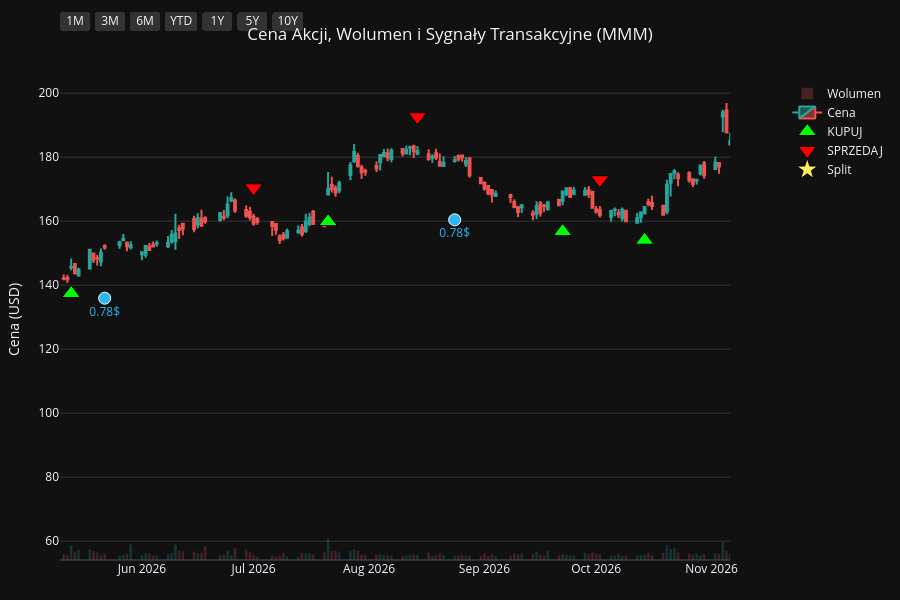
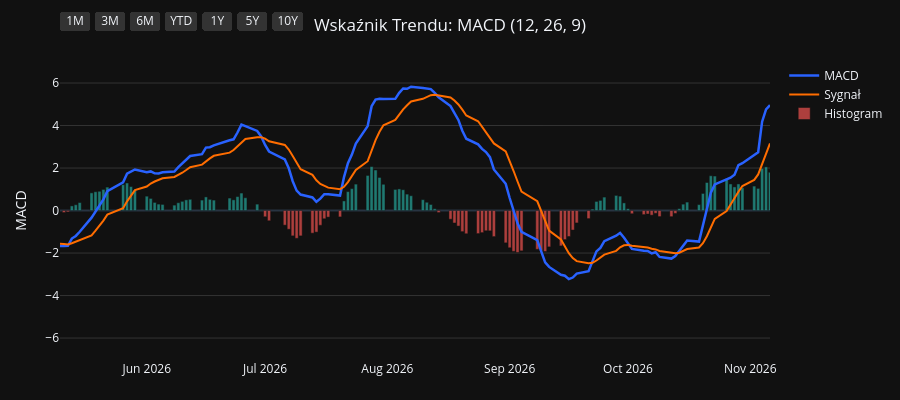
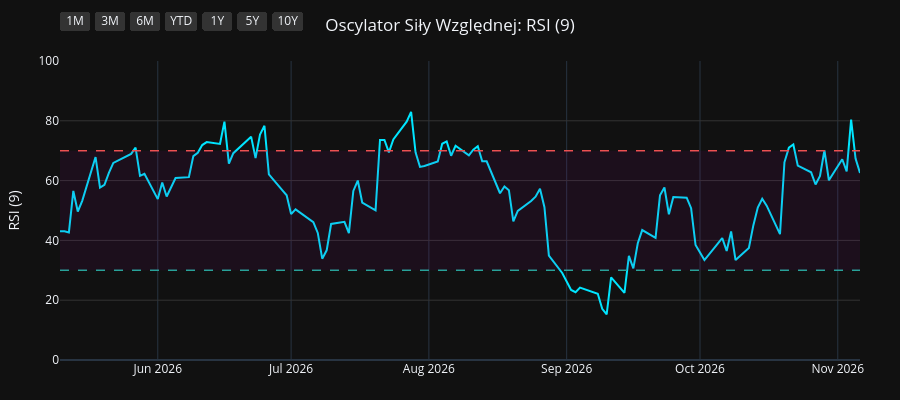
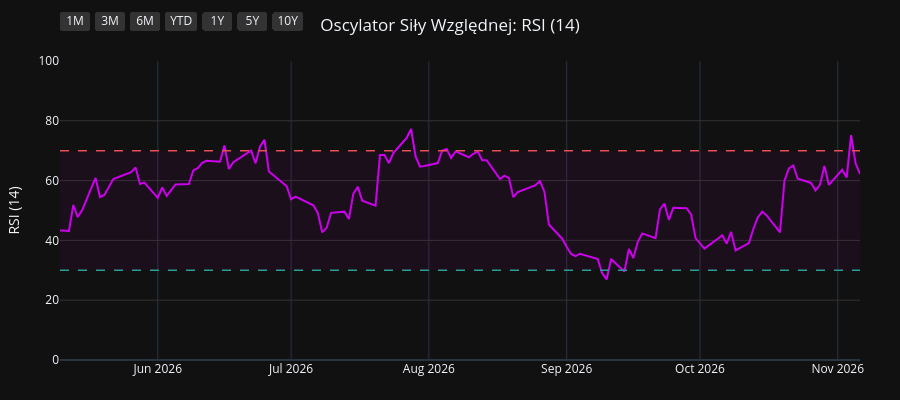

The code cell stored with these charts, in order, in its notebook:
### Code cell
import os
import yfinance as yf
import pandas as pd
import pandas_ta as ta
import plotly.graph_objects as go
from plotly.subplots import make_subplots

# 1. Pobranie i przygotowanie danych
symbol = os.environ.get("STOCK_TICKER", "").strip().upper()
if not symbol:
    raise RuntimeError("Set STOCK_TICKER before running price_extractor.ipynb")
df = yf.Ticker(symbol).history(period="10y")
df.index = df.index.tz_localize(None)

# Wskaźniki i sygnały
df.ta.macd(fast=12, slow=26, signal=9, append=True)
df.ta.rsi(length=9, append=True)
df.ta.rsi(length=14, append=True)
df.ta.rsi(length=21, append=True)
df.dropna(inplace=True)

macd = df['MACD_12_26_9']
signal = df['MACDs_12_26_9']
wczorajszy_macd = macd.shift(1)
wczorajszy_signal = signal.shift(1)

df['Decyzja'] = 'BRAK'
df.loc[(macd > signal) & (wczorajszy_macd <= wczorajszy_signal), 'Decyzja'] = 'KUPUJ'
df.loc[(macd < signal) & (wczorajszy_macd >= wczorajszy_signal), 'Decyzja'] = 'SPRZEDAJ'

df_kupuj = df[df['Decyzja'] == 'KUPUJ']
df_sprzedaj = df[df['Decyzja'] == 'SPRZEDAJ']
df_dywidendy = df[df['Dividends'] > 0]
df_splity = df[df['Stock Splits'] > 0]

# Wspólna konfiguracja osi X
konfiguracja_osi_x = dict(
    type="date",
    showspikes=True, spikemode="across", spikesnap="cursor", spikedash="dot", spikecolor="#ffffff", spikethickness=1, hoverformat="%Y-%m-%d",
    rangeselector=dict(
        buttons=list([
            dict(count=1, label="1M", step="month", stepmode="backward"),
            dict(count=3, label="3M", step="month", stepmode="backward"),
            dict(count=6, label="6M", step="month", stepmode="backward"),
            dict(count=1, label="YTD", step="year", stepmode="todate"),
            dict(count=1, label="1Y", step="year", stepmode="backward"),
            dict(count=5, label="5Y", step="year", stepmode="backward"),
            dict(step="all", label="10Y")
        ]),
        bgcolor="#333333", activecolor="#2962ff", x=0, y=1.1
    )
)

# ==========================================
# WYKRES 1: CENA + WOLUMEN + SYGNAŁY
# ==========================================
fig1 = make_subplots(specs=[[{"secondary_y": True}]])

kolory_wolumenu = ['#26a69a' if row['Close'] >= row['Open'] else '#ef5350' for index, row in df.iterrows()]
fig1.add_trace(go.Bar(x=df.index, y=df['Volume'], marker_color=kolory_wolumenu, opacity=0.25, name='Wolumen'), secondary_y=True)
fig1.add_trace(go.Candlestick(x=df.index, open=df['Open'], high=df['High'], low=df['Low'], close=df['Close'], name='Cena', increasing_line_color='#26a69a', decreasing_line_color='#ef5350'), secondary_y=False)
fig1.add_trace(go.Scatter(x=df_kupuj.index, y=df_kupuj['Low'] * 0.95, customdata=df_kupuj[['Low', 'High']], mode='markers', marker=dict(symbol='triangle-up', size=16, color='#00ff00', line=dict(width=1, color='black')), name='KUPUJ', hovertemplate='KUPUJ<br>Najniższa: %{customdata[0]:.2f}<br>Najwyższa: %{customdata[1]:.2f}<extra></extra>'), secondary_y=False)
fig1.add_trace(go.Scatter(x=df_sprzedaj.index, y=df_sprzedaj['High'] * 1.05, customdata=df_sprzedaj[['Low', 'High']], mode='markers', marker=dict(symbol='triangle-down', size=16, color='#ff0000', line=dict(width=1, color='black')), name='SPRZEDAJ', hovertemplate='SPRZEDAJ<br>Najniższa: %{customdata[0]:.2f}<br>Najwyższa: %{customdata[1]:.2f}<extra></extra>'), secondary_y=False)

if not df_dywidendy.empty:
    fig1.add_trace(go.Scatter(x=df_dywidendy.index, y=df_dywidendy['Low'] * 0.90, mode='markers+text', marker=dict(symbol='circle', size=12, color='#29b6f6', line=dict(width=1, color='white')), text=df_dywidendy['Dividends'].apply(lambda x: f"{x}$"), textposition="bottom center", name='Dywidenda', showlegend=False, hovertemplate='Dywidenda: %{text}<extra></extra>', textfont=dict(color="#29b6f6")), secondary_y=False)
if not df_splity.empty:
                    fig1.add_trace(go.Scatter(x=df_splity.index, y=df_splity['High'], mode='markers+text', marker=dict(symbol='star', size=16, color='#ffee58', line=dict(width=1, color='black')), text=df_splity['Stock Splits'].apply(lambda x: f"{x:g}:1" if x >= 1 else f"1:{1 / x:g}"), textposition="top center", name='Split', hovertemplate='%{text}<extra></extra>', textfont=dict(color="#ffee58")), secondary_y=False)

fig1.update_layout(title=dict(text=f"Cena Akcji, Wolumen i Sygnały Transakcyjne ({symbol})", x=0.5, xanchor='center'), dragmode='pan', xaxis_rangeslider_visible=False, template='plotly_dark', height=600, hovermode='x unified', margin=dict(l=60, r=40, t=60, b=40))
fig1.update_xaxes(**konfiguracja_osi_x)
fig1.update_xaxes(range=[df.index.max() - pd.Timedelta(days=180), df.index.max()])
fig1.update_yaxes(title_text="Cena (USD)", secondary_y=False, gridcolor='#333333')
fig1.update_yaxes(range=[0, df['Volume'].max() * 4], showgrid=False, showticklabels=False, secondary_y=True)
fig1.show(config={'scrollZoom': True})

# ==========================================
# WYKRES 2: WSKAŹNIK MACD
# ==========================================
fig2 = go.Figure()
fig2.add_trace(go.Scatter(x=df.index, y=df['MACD_12_26_9'], line=dict(color='#2962ff', width=2.5), name='MACD'))
fig2.add_trace(go.Scatter(x=df.index, y=df['MACDs_12_26_9'], line=dict(color='#ff6d00', width=2), name='Sygnał'))
kolory_macd = ['#26a69a' if val >= 0 else '#ef5350' for val in df['MACDh_12_26_9']]
fig2.add_trace(go.Bar(x=df.index, y=df['MACDh_12_26_9'], marker_color=kolory_macd, name='Histogram', opacity=0.7))
fig2.update_layout(title=dict(text="Wskaźnik Trendu: MACD (12, 26, 9)", x=0.5, xanchor='center'), dragmode='pan', xaxis_rangeslider_visible=False, template='plotly_dark', height=400, hovermode='x unified', margin=dict(l=60, r=40, t=60, b=40))
fig2.update_xaxes(**konfiguracja_osi_x)
fig2.update_xaxes(range=[df.index.max() - pd.Timedelta(days=180), df.index.max()])
fig2.update_yaxes(title_text="MACD", gridcolor='#333333')
fig2.show(config={'scrollZoom': True})

# ==========================================
# WYKRES 3: OSCYLATOR RSI (9)
# ==========================================
fig3 = go.Figure()
fig3.add_trace(go.Scatter(x=df.index, y=df['RSI_9'], line=dict(color='#00e5ff', width=2), name='RSI (9)'))
fig3.add_hline(y=70, line_dash="dash", line_color="#ef5350", line_width=1.5)
fig3.add_hline(y=30, line_dash="dash", line_color="#26a69a", line_width=1.5)
fig3.add_hrect(y0=30, y1=70, line_width=0, fillcolor="purple", opacity=0.1)
fig3.update_layout(title=dict(text="Oscylator Siły Względnej: RSI (9)", x=0.5, xanchor='center'), dragmode='pan', xaxis_rangeslider_visible=False, template='plotly_dark', height=400, hovermode='x unified', margin=dict(l=60, r=40, t=60, b=40))
fig3.update_xaxes(**konfiguracja_osi_x)
fig3.update_xaxes(range=[df.index.max() - pd.Timedelta(days=180), df.index.max()])
fig3.update_yaxes(title_text="RSI (9)", range=[0, 100], gridcolor='#333333')
fig3.show(config={'scrollZoom': True})

# ==========================================
# WYKRES 4: OSCYLATOR RSI (14)
# ==========================================
fig4 = go.Figure()
fig4.add_trace(go.Scatter(x=df.index, y=df['RSI_14'], line=dict(color='#d500f9', width=2), name='RSI (14)'))
fig4.add_hline(y=70, line_dash="dash", line_color="#ef5350", line_width=1.5)
fig4.add_hline(y=30, line_dash="dash", line_color="#26a69a", line_width=1.5)
fig4.add_hrect(y0=30, y1=70, line_width=0, fillcolor="purple", opacity=0.1)
fig4.update_layout(title=dict(text="Oscylator Siły Względnej: RSI (14)", x=0.5, xanchor='center'), dragmode='pan', xaxis_rangeslider_visible=False, template='plotly_dark', height=400, hovermode='x unified', margin=dict(l=60, r=40, t=60, b=40))
fig4.update_xaxes(**konfiguracja_osi_x)
fig4.update_xaxes(range=[df.index.max() - pd.Timedelta(days=180), df.index.max()])
fig4.update_yaxes(title_text="RSI (14)", range=[0, 100], gridcolor='#333333')
fig4.show(config={'scrollZoom': True})

# ==========================================
# WYKRES 5: OSCYLATOR RSI (21)
# ==========================================
fig5 = go.Figure()
fig5.add_trace(go.Scatter(x=df.index, y=df['RSI_21'], line=dict(color='#64dd17', width=2), name='RSI (21)'))
fig5.add_hline(y=70, line_dash="dash", line_color="#ef5350", line_width=1.5)
fig5.add_hline(y=30, line_dash="dash", line_color="#26a69a", line_width=1.5)
fig5.add_hrect(y0=30, y1=70, line_width=0, fillcolor="purple", opacity=0.1)
fig5.update_layout(title=dict(text="Oscylator Siły Względnej: RSI (21)", x=0.5, xanchor='center'), dragmode='pan', xaxis_rangeslider_visible=False, template='plotly_dark', height=400, hovermode='x unified', margin=dict(l=60, r=40, t=60, b=40))
fig5.update_xaxes(**konfiguracja_osi_x)
fig5.update_xaxes(range=[df.index.max() - pd.Timedelta(days=180), df.index.max()])
fig5.update_yaxes(title_text="RSI (21)", range=[0, 100], gridcolor='#333333')
fig5.show(config={'scrollZoom': True})

### Figure 1 — Plotly figure (JSON) as saved in the notebook; plotly's stock layout.template omitted (floating-point values rounded to 4 significant figures; data arrays with more than 128 entries replaced by an {"elided": "..."} marker saying what was removed)
{"data": [{"marker": {"color": {"elided": "2481 str values"}}, "name": "Wolumen", "opacity": 0.25, "type": "bar", "x": {"elided": "2481 str values"}, "xaxis": "x", "y": {"elided": "2481 int values"}, "yaxis": "y2"}, {"close": {"elided": "2481 float values"}, "decreasing": {"line": {"color": "#ef5350"}}, "high": {"elided": "2481 float values"}, "increasing": {"line": {"color": "#26a69a"}}, "low": {"elided": "2481 float values"}, "name": "Cena", "open": {"elided": "2481 float values"}, "type": "candlestick", "x": {"elided": "2481 str values"}, "xaxis": "x", "yaxis": "y"}, {"customdata": {"elided": "93x2 float values"}, "hovertemplate": "KUPUJ<br>Najniższa: %{customdata[0]:.2f}<br>Najwyższa: %{customdata[1]:.2f}<extra></extra>", "marker": {"color": "#00ff00", "line": {"color": "black", "width": 1}, "size": 16, "symbol": "triangle-up"}, "mode": "markers", "name": "KUPUJ", "type": "scatter", "x": ["2017-02-09T00:00:00", "2017-04-24T00:00:00", "2017-05-25T00:00:00", "2017-08-07T00:00:00", "2017-08-31T00:00:00", "2017-09-07T00:00:00", "2017-10-03T00:00:00", "2017-11-28T00:00:00", "2018-01-08T00:00:00", "2018-02-22T00:00:00", "2018-03-07T00:00:00", "2018-04-12T00:00:00", "2018-05-08T00:00:00", "2018-07-09T00:00:00", "2018-08-24T00:00:00", "2018-09-20T00:00:00", "2018-10-03T00:00:00", "2018-11-05T00:00:00", "2019-01-07T00:00:00", "2019-03-21T00:00:00", "2019-04-01T00:00:00", "2019-05-24T00:00:00", "2019-07-15T00:00:00", "2019-08-29T00:00:00", "2019-10-15T00:00:00", "2019-12-16T00:00:00", "2020-02-18T00:00:00", "2020-03-05T00:00:00", "2020-03-27T00:00:00", "2020-05-20T00:00:00", "2020-07-15T00:00:00", "2020-08-10T00:00:00", "2020-09-16T00:00:00", "2020-10-07T00:00:00", "2020-11-10T00:00:00", "2020-12-17T00:00:00", "2021-01-25T00:00:00", "2021-02-18T00:00:00", "2021-03-08T00:00:00", "2021-04-09T00:00:00", "2021-04-23T00:00:00", "2021-05-10T00:00:00", "2021-05-17T00:00:00", "2021-07-01T00:00:00", "2021-08-11T00:00:00", "2021-09-29T00:00:00", "2021-10-06T00:00:00", "2021-12-09T00:00:00", "2021-12-27T00:00:00", "2022-03-03T00:00:00", "2022-04-19T00:00:00", "2022-05-04T00:00:00", "2022-05-27T00:00:00", "2022-07-06T00:00:00", "2022-09-28T00:00:00", "2023-01-04T00:00:00", "2023-02-07T00:00:00", "2023-02-15T00:00:00", "2023-03-02T00:00:00", "2023-03-21T00:00:00", "2023-03-28T00:00:00", "2023-05-22T00:00:00", "2023-06-02T00:00:00", "2023-07-12T00:00:00", "2023-08-29T00:00:00", "2023-10-16T00:00:00", "2023-12-27T00:00:00", "2024-02-15T00:00:00", "2024-05-01T00:00:00", "2024-06-24T00:00:00", "2024-06-27T00:00:00", "2024-07-12T00:00:00", "2024-07-26T00:00:00", "2024-09-26T00:00:00", "2024-11-07T00:00:00", "2024-11-26T00:00:00", "2024-12-26T00:00:00", "2025-03-17T00:00:00", "2025-04-23T00:00:00", "2025-06-24T00:00:00", "2025-08-08T00:00:00", "2025-09-12T00:00:00", "2025-10-02T00:00:00", "2025-10-21T00:00:00", "2025-11-11T00:00:00", "2025-11-25T00:00:00", "2026-01-06T00:00:00", "2026-02-05T00:00:00", "2026-04-01T00:00:00", "2026-05-13T00:00:00", "2026-07-21T00:00:00", "2026-09-22T00:00:00", "2026-10-14T00:00:00"], "xaxis": "x", "y": [102.3, 112.3, 115.8, 121.0, 119.6, 118.7, 124.5, 138.1, 141.6, 138.3, 137.3, 128.0, 118.8, 118.7, 122.5, 128.7, 129.7, 116.0, 114.6, 126.0, 128.0, 102.0, 105.6, 99.04, 99.23, 105.6, 100.2, 94.78, 82.97, 94.32, 101.9, 101.5, 108.2, 106.2, 105.8, 114.3, 109.6, 115.7, 118.8, 128.8, 132.0, 134.0, 133.8, 130.8, 131.9, 119.5, 117.0, 118.1, 117.6, 100.1, 99.66, 100.4, 101.4, 87.72, 78.3, 85.98, 80.41, 79.31, 76.47, 73.38, 71.92, 70.86, 69.22, 73.17, 76.72, 64.77, 80.01, 68.82, 87.88, 92.49, 92.46, 94.32, 102.5, 125.8, 121.2, 119.2, 118.8, 138.6, 124.9, 137.4, 140.6, 147.2, 146.0, 142.5, 154.8, 159.5, 151.6, 151.0, 136.6, 137.4, 159.9, 156.8, 154.0], "yaxis": "y"}, {"customdata": {"elided": "92x2 float values"}, "hovertemplate": "SPRZEDAJ<br>Najniższa: %{customdata[0]:.2f}<br>Najwyższa: %{customdata[1]:.2f}<extra></extra>", "marker": {"color": "#ff0000", "line": {"color": "black", "width": 1}, "size": 16, "symbol": "triangle-down"}, "mode": "markers", "name": "SPRZEDAJ", "type": "scatter", "x": ["2017-03-15T00:00:00", "2017-05-12T00:00:00", "2017-06-26T00:00:00", "2017-08-21T00:00:00", "2017-09-05T00:00:00", "2017-09-27T00:00:00", "2017-11-06T00:00:00", "2017-12-11T00:00:00", "2018-02-02T00:00:00", "2018-03-02T00:00:00", "2018-03-19T00:00:00", "2018-04-24T00:00:00", "2018-06-20T00:00:00", "2018-08-09T00:00:00", "2018-09-12T00:00:00", "2018-09-25T00:00:00", "2018-10-05T00:00:00", "2018-12-07T00:00:00", "2019-03-01T00:00:00", "2019-03-22T00:00:00", "2019-04-25T00:00:00", "2019-07-09T00:00:00", "2019-08-01T00:00:00", "2019-09-25T00:00:00", "2019-11-13T00:00:00", "2020-01-16T00:00:00", "2020-02-24T00:00:00", "2020-03-12T00:00:00", "2020-05-06T00:00:00", "2020-06-12T00:00:00", "2020-07-29T00:00:00", "2020-09-08T00:00:00", "2020-09-21T00:00:00", "2020-10-26T00:00:00", "2020-12-02T00:00:00", "2020-12-22T00:00:00", "2021-02-17T00:00:00", "2021-02-19T00:00:00", "2021-04-07T00:00:00", "2021-04-13T00:00:00", "2021-04-26T00:00:00", "2021-05-12T00:00:00", "2021-05-18T00:00:00", "2021-07-28T00:00:00", "2021-08-18T00:00:00", "2021-09-30T00:00:00", "2021-11-22T00:00:00", "2021-12-21T00:00:00", "2022-01-20T00:00:00", "2022-04-18T00:00:00", "2022-04-26T00:00:00", "2022-05-20T00:00:00", "2022-06-06T00:00:00", "2022-08-18T00:00:00", "2022-11-23T00:00:00", "2023-01-19T00:00:00", "2023-02-08T00:00:00", "2023-02-21T00:00:00", "2023-03-09T00:00:00", "2023-03-22T00:00:00", "2023-05-03T00:00:00", "2023-05-25T00:00:00", "2023-06-27T00:00:00", "2023-08-04T00:00:00", "2023-09-14T00:00:00", "2023-12-20T00:00:00", "2024-01-03T00:00:00", "2024-04-11T00:00:00", "2024-05-23T00:00:00", "2024-06-26T00:00:00", "2024-06-28T00:00:00", "2024-07-25T00:00:00", "2024-08-13T00:00:00", "2024-09-30T00:00:00", "2024-11-20T00:00:00", "2024-12-11T00:00:00", "2025-02-07T00:00:00", "2025-03-27T00:00:00", "2025-05-30T00:00:00", "2025-07-21T00:00:00", "2025-09-02T00:00:00", "2025-09-17T00:00:00", "2025-10-09T00:00:00", "2025-11-04T00:00:00", "2025-11-17T00:00:00", "2025-12-04T00:00:00", "2026-01-20T00:00:00", "2026-02-24T00:00:00", "2026-04-24T00:00:00", "2026-07-01T00:00:00", "2026-08-14T00:00:00", "2026-10-02T00:00:00"], "xaxis": "x", "y": [123.4, 126.8, 138.2, 132.6, 131.8, 137.6, 151.4, 157.1, 162.7, 152.2, 155.5, 135.9, 132.5, 137.8, 143.2, 142.8, 143.4, 137.2, 141.8, 141.0, 134.5, 114.2, 121.2, 113.5, 118.0, 125.8, 108.4, 99.26, 103.8, 111.4, 111.4, 118.2, 119.0, 120.0, 124.3, 126.7, 128.7, 131.2, 141.8, 143.3, 147.4, 147.9, 149.0, 146.5, 145.4, 134.2, 135.4, 129.3, 133.1, 111.3, 110.2, 112.1, 111.6, 111.7, 99.99, 94.7, 90.36, 88.19, 85.18, 82.03, 82.07, 77.44, 79.83, 86.01, 83.74, 87.27, 89.89, 93.42, 101.1, 102.4, 104.5, 105.4, 126.1, 139.4, 130.3, 132.8, 155.4, 155.9, 153.4, 157.7, 159.3, 163.4, 161.4, 167.3, 173.8, 178.1, 169.5, 175.0, 152.1, 170.4, 192.6, 172.9], "yaxis": "y"}, {"hovertemplate": "Dywidenda: %{text}<extra></extra>", "marker": {"color": "#29b6f6", "line": {"color": "white", "width": 1}, "size": 12, "symbol": "circle"}, "mode": "markers+text", "name": "Dywidenda", "showlegend": false, "text": ["0.982441$", "0.982441$", "0.982441$", "0.982441$", "1.137124$", "1.137124$", "1.137124$", "1.137124$", "1.204013$", "1.204013$", "1.204013$", "1.204013$", "1.229097$", "1.229097$", "1.229097$", "1.229097$", "1.237458$", "1.237458$", "1.237458$", "1.237458$", "1.245819$", "1.245819$", "1.245819$", "1.245819$", "1.254181$", "1.254181$", "1.254181$", "1.254181$", "1.262542$", "0.7$", "0.7$", "0.7$", "0.73$", "0.73$", "0.73$", "0.73$", "0.78$", "0.78$", "0.78$"], "textfont": {"color": "#29b6f6"}, "textposition": "bottom center", "type": "scatter", "x": ["2017-02-15T00:00:00", "2017-05-17T00:00:00", "2017-08-23T00:00:00", "2017-11-22T00:00:00", "2018-02-15T00:00:00", "2018-05-17T00:00:00", "2018-08-23T00:00:00", "2018-11-21T00:00:00", "2019-02-14T00:00:00", "2019-05-23T00:00:00", "2019-08-15T00:00:00", "2019-11-21T00:00:00", "2020-02-13T00:00:00", "2020-05-21T00:00:00", "2020-08-21T00:00:00", "2020-11-19T00:00:00", "2021-02-11T00:00:00", "2021-05-20T00:00:00", "2021-08-20T00:00:00", "2021-11-18T00:00:00", "2022-02-17T00:00:00", "2022-05-19T00:00:00", "2022-08-19T00:00:00", "2022-11-17T00:00:00", "2023-02-16T00:00:00", "2023-05-18T00:00:00", "2023-08-18T00:00:00", "2023-11-16T00:00:00", "2024-02-15T00:00:00", "2024-05-23T00:00:00", "2024-08-26T00:00:00", "2024-11-15T00:00:00", "2025-02-14T00:00:00", "2025-05-23T00:00:00", "2025-08-25T00:00:00", "2025-11-14T00:00:00", "2026-02-13T00:00:00", "2026-05-22T00:00:00", "2026-08-24T00:00:00"], "xaxis": "x", "y": [99.34, 108.0, 112.9, 129.8, 130.2, 112.8, 115.2, 114.4, 118.3, 96.21, 91.81, 97.89, 95.47, 88.13, 98.35, 104.5, 109.4, 125.7, 122.1, 113.8, 95.46, 93.59, 93.96, 82.75, 74.49, 66.95, 69.01, 66.81, 65.2, 85.24, 112.3, 113.0, 129.3, 129.3, 137.7, 148.2, 152.1, 135.9, 160.4], "yaxis": "y"}, {"hovertemplate": "%{text}<extra></extra>", "marker": {"color": "#ffee58", "line": {"color": "black", "width": 1}, "size": 16, "symbol": "star"}, "mode": "markers+text", "name": "Split", "text": ["1.196:1"], "textfont": {"color": "#ffee58"}, "textposition": "top center", "type": "scatter", "x": ["2024-04-01T00:00:00"], "xaxis": "x", "y": [89.71], "yaxis": "y"}], "layout": {"dragmode": "pan", "height": 600, "hovermode": "x unified", "margin": {"b": 40, "l": 60, "r": 40, "t": 60}, "title": {"text": "Cena Akcji, Wolumen i Sygnały Transakcyjne (MMM)", "x": 0.5, "xanchor": "center"}, "xaxis": {"anchor": "y", "domain": [0.0, 0.94], "hoverformat": "%Y-%m-%d", "range": ["2026-05-10T00:00:00", "2026-11-06T00:00:00"], "rangeselector": {"activecolor": "#2962ff", "bgcolor": "#333333", "buttons": [{"count": 1, "label": "1M", "step": "month", "stepmode": "backward"}, {"count": 3, "label": "3M", "step": "month", "stepmode": "backward"}, {"count": 6, "label": "6M", "step": "month", "stepmode": "backward"}, {"count": 1, "label": "YTD", "step": "year", "stepmode": "todate"}, {"count": 1, "label": "1Y", "step": "year", "stepmode": "backward"}, {"count": 5, "label": "5Y", "step": "year", "stepmode": "backward"}, {"label": "10Y", "step": "all"}], "x": 0, "y": 1.1}, "rangeslider": {"visible": false}, "showspikes": true, "spikecolor": "#ffffff", "spikedash": "dot", "spikemode": "across", "spikesnap": "cursor", "spikethickness": 1, "type": "date"}, "yaxis": {"anchor": "x", "domain": [0.0, 1.0], "gridcolor": "#333333", "title": {"text": "Cena (USD)"}}, "yaxis2": {"anchor": "x", "overlaying": "y", "range": [0, 241747000], "showgrid": false, "showticklabels": false, "side": "right"}}}

### Figure 2 — Plotly figure (JSON) as saved in the notebook; plotly's stock layout.template omitted (floating-point values rounded to 4 significant figures; data arrays with more than 128 entries replaced by an {"elided": "..."} marker saying what was removed)
{"data": [{"line": {"color": "#2962ff", "width": 2.5}, "name": "MACD", "type": "scatter", "x": {"elided": "2481 str values"}, "y": {"elided": "2481 float values"}}, {"line": {"color": "#ff6d00", "width": 2}, "name": "Sygnał", "type": "scatter", "x": {"elided": "2481 str values"}, "y": {"elided": "2481 float values"}}, {"marker": {"color": {"elided": "2481 str values"}}, "name": "Histogram", "opacity": 0.7, "type": "bar", "x": {"elided": "2481 str values"}, "y": {"elided": "2481 float values"}}], "layout": {"dragmode": "pan", "height": 400, "hovermode": "x unified", "margin": {"b": 40, "l": 60, "r": 40, "t": 60}, "title": {"text": "Wskaźnik Trendu: MACD (12, 26, 9)", "x": 0.5, "xanchor": "center"}, "xaxis": {"hoverformat": "%Y-%m-%d", "range": ["2026-05-10T00:00:00", "2026-11-06T00:00:00"], "rangeselector": {"activecolor": "#2962ff", "bgcolor": "#333333", "buttons": [{"count": 1, "label": "1M", "step": "month", "stepmode": "backward"}, {"count": 3, "label": "3M", "step": "month", "stepmode": "backward"}, {"count": 6, "label": "6M", "step": "month", "stepmode": "backward"}, {"count": 1, "label": "YTD", "step": "year", "stepmode": "todate"}, {"count": 1, "label": "1Y", "step": "year", "stepmode": "backward"}, {"count": 5, "label": "5Y", "step": "year", "stepmode": "backward"}, {"label": "10Y", "step": "all"}], "x": 0, "y": 1.1}, "rangeslider": {"visible": false}, "showspikes": true, "spikecolor": "#ffffff", "spikedash": "dot", "spikemode": "across", "spikesnap": "cursor", "spikethickness": 1, "type": "date"}, "yaxis": {"gridcolor": "#333333", "title": {"text": "MACD"}}}}

### Figure 3 — Plotly figure (JSON) as saved in the notebook; plotly's stock layout.template omitted (floating-point values rounded to 4 significant figures; data arrays with more than 128 entries replaced by an {"elided": "..."} marker saying what was removed)
{"data": [{"line": {"color": "#00e5ff", "width": 2}, "name": "RSI (9)", "type": "scatter", "x": {"elided": "2481 str values"}, "y": {"elided": "2481 float values"}}], "layout": {"dragmode": "pan", "height": 400, "hovermode": "x unified", "margin": {"b": 40, "l": 60, "r": 40, "t": 60}, "shapes": [{"line": {"color": "#ef5350", "dash": "dash", "width": 1.5}, "type": "line", "x0": 0, "x1": 1, "xref": "x domain", "y0": 70, "y1": 70, "yref": "y"}, {"line": {"color": "#26a69a", "dash": "dash", "width": 1.5}, "type": "line", "x0": 0, "x1": 1, "xref": "x domain", "y0": 30, "y1": 30, "yref": "y"}, {"fillcolor": "purple", "line": {"width": 0}, "opacity": 0.1, "type": "rect", "x0": 0, "x1": 1, "xref": "x domain", "y0": 30, "y1": 70, "yref": "y"}], "title": {"text": "Oscylator Siły Względnej: RSI (9)", "x": 0.5, "xanchor": "center"}, "xaxis": {"hoverformat": "%Y-%m-%d", "range": ["2026-05-10T00:00:00", "2026-11-06T00:00:00"], "rangeselector": {"activecolor": "#2962ff", "bgcolor": "#333333", "buttons": [{"count": 1, "label": "1M", "step": "month", "stepmode": "backward"}, {"count": 3, "label": "3M", "step": "month", "stepmode": "backward"}, {"count": 6, "label": "6M", "step": "month", "stepmode": "backward"}, {"count": 1, "label": "YTD", "step": "year", "stepmode": "todate"}, {"count": 1, "label": "1Y", "step": "year", "stepmode": "backward"}, {"count": 5, "label": "5Y", "step": "year", "stepmode": "backward"}, {"label": "10Y", "step": "all"}], "x": 0, "y": 1.1}, "rangeslider": {"visible": false}, "showspikes": true, "spikecolor": "#ffffff", "spikedash": "dot", "spikemode": "across", "spikesnap": "cursor", "spikethickness": 1, "type": "date"}, "yaxis": {"gridcolor": "#333333", "range": [0, 100], "title": {"text": "RSI (9)"}}}}

### Figure 4 — Plotly figure (JSON) as saved in the notebook; plotly's stock layout.template omitted (floating-point values rounded to 4 significant figures; data arrays with more than 128 entries replaced by an {"elided": "..."} marker saying what was removed)
{"data": [{"line": {"color": "#d500f9", "width": 2}, "name": "RSI (14)", "type": "scatter", "x": {"elided": "2481 str values"}, "y": {"elided": "2481 float values"}}], "layout": {"dragmode": "pan", "height": 400, "hovermode": "x unified", "margin": {"b": 40, "l": 60, "r": 40, "t": 60}, "shapes": [{"line": {"color": "#ef5350", "dash": "dash", "width": 1.5}, "type": "line", "x0": 0, "x1": 1, "xref": "x domain", "y0": 70, "y1": 70, "yref": "y"}, {"line": {"color": "#26a69a", "dash": "dash", "width": 1.5}, "type": "line", "x0": 0, "x1": 1, "xref": "x domain", "y0": 30, "y1": 30, "yref": "y"}, {"fillcolor": "purple", "line": {"width": 0}, "opacity": 0.1, "type": "rect", "x0": 0, "x1": 1, "xref": "x domain", "y0": 30, "y1": 70, "yref": "y"}], "title": {"text": "Oscylator Siły Względnej: RSI (14)", "x": 0.5, "xanchor": "center"}, "xaxis": {"hoverformat": "%Y-%m-%d", "range": ["2026-05-10T00:00:00", "2026-11-06T00:00:00"], "rangeselector": {"activecolor": "#2962ff", "bgcolor": "#333333", "buttons": [{"count": 1, "label": "1M", "step": "month", "stepmode": "backward"}, {"count": 3, "label": "3M", "step": "month", "stepmode": "backward"}, {"count": 6, "label": "6M", "step": "month", "stepmode": "backward"}, {"count": 1, "label": "YTD", "step": "year", "stepmode": "todate"}, {"count": 1, "label": "1Y", "step": "year", "stepmode": "backward"}, {"count": 5, "label": "5Y", "step": "year", "stepmode": "backward"}, {"label": "10Y", "step": "all"}], "x": 0, "y": 1.1}, "rangeslider": {"visible": false}, "showspikes": true, "spikecolor": "#ffffff", "spikedash": "dot", "spikemode": "across", "spikesnap": "cursor", "spikethickness": 1, "type": "date"}, "yaxis": {"gridcolor": "#333333", "range": [0, 100], "title": {"text": "RSI (14)"}}}}
